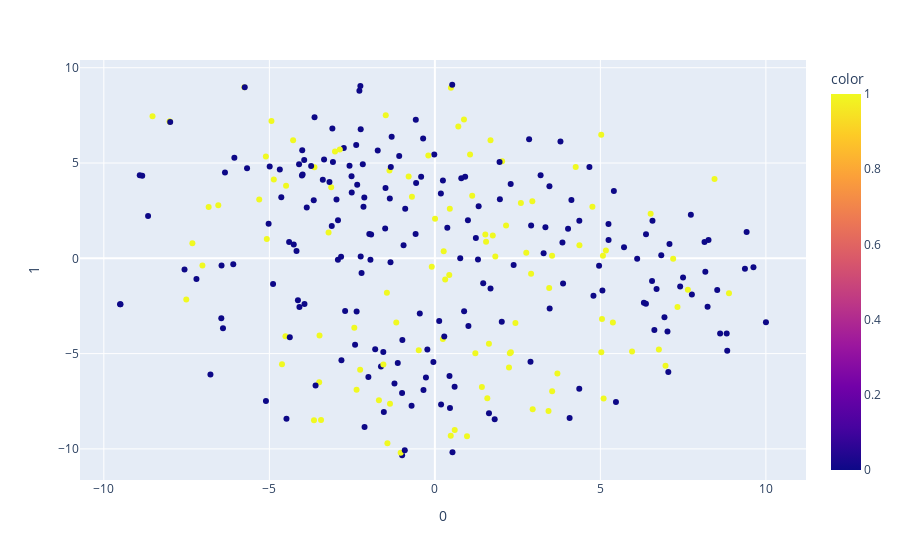

Source (notebook cell):
### Code cell
from sklearn.manifold import TSNE
import plotly.express as px


features = X

tsne = TSNE(n_components=2, random_state=0)
projections = tsne.fit_transform(features)

fig = px.scatter(
    projections, x=0, y=1,
    color=y
)
fig.show()

### Figure 1 — Plotly figure (JSON) as saved in the notebook; plotly's stock layout.template omitted (floating-point values rounded to 4 significant figures; data arrays with more than 128 entries replaced by an {"elided": "..."} marker saying what was removed)
{"data": [{"hovertemplate": "0=%{x}<br>1=%{y}<br>color=%{marker.color}<extra></extra>", "legendgroup": "", "marker": {"color": {"elided": "292 int values"}, "coloraxis": "coloraxis", "symbol": "circle"}, "mode": "markers", "name": "", "orientation": "v", "showlegend": false, "type": "scatter", "x": {"elided": "292 float values"}, "xaxis": "x", "y": {"elided": "292 float values"}, "yaxis": "y"}], "layout": {"coloraxis": {"colorbar": {"title": {"text": "color"}}, "colorscale": [[0, "#0d0887"], [0.1111, "#46039f"], [0.2222, "#7201a8"], [0.3333, "#9c179e"], [0.4444, "#bd3786"], [0.5556, "#d8576b"], [0.6667, "#ed7953"], [0.7778, "#fb9f3a"], [0.8889, "#fdca26"], [1, "#f0f921"]]}, "legend": {"tracegroupgap": 0}, "margin": {"t": 60}, "xaxis": {"anchor": "y", "domain": [0, 1], "title": {"text": "0"}}, "yaxis": {"anchor": "x", "domain": [0, 1], "title": {"text": "1"}}}}
